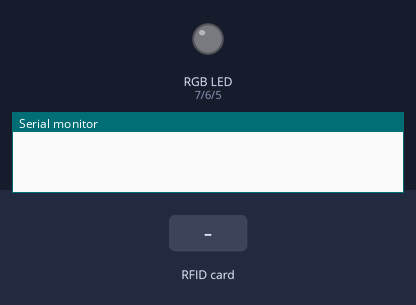
Simulated run of this sketch. Board: Arduino Uno, built with avr-gcc and run on an emulated ATmega328P. On the bench: an RGB LED mixed from three pins (HIGH = lit), the last lines printed to the serial monitor. Inputs (shaded band) come from the test bench. Dim RGB values are drawn brighter than linear; pins used as bus, display or sensor lines are not drawn.

Above: at 1.2 s.
1.3 s: RFID card C6 3C 33 2B held to the reader
At 2.0 s:
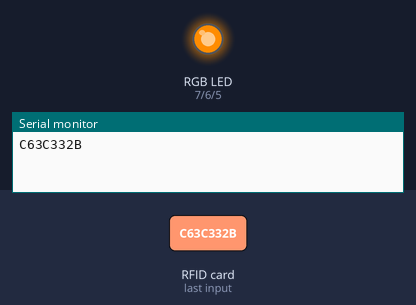
2.8 s: RFID card 59 EA 6D C2 held to the reader
At 3.4 s:
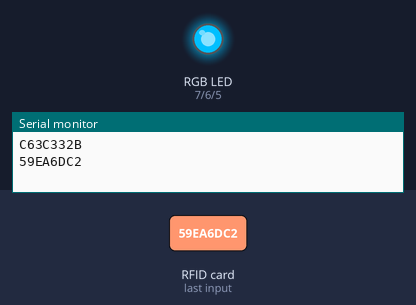
4.3 s: RFID card C6 B3 5B 6F held to the reader
At 4.8 s:
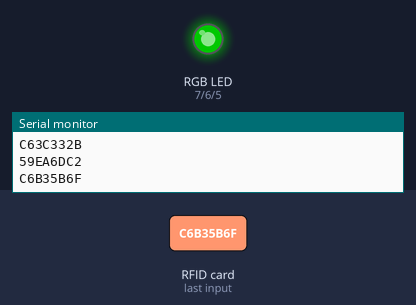
5.8 s: RFID card 5E 7A 19 C4 held to the reader
At 6.1 s:
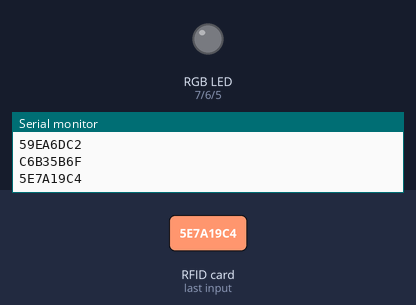
Timing chart, 0 to 8.3 s (numbered marks = the images above; inputs shaded):
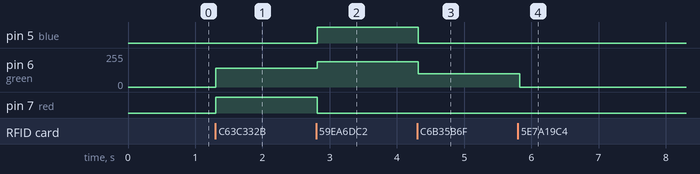

The sketch:

RBG_RFID.ino
```cpp
/*
   Projeto simples com leitor RFID e LED RBG de cátodo comum. É necessário várias tags de RFID, e de acordo com a tag aproximada
   do leitor, uma cor é setada no LED RGB. O código verifica se um cartão foi aproximado, se sim, ele verifica qual dos cartões
   foi adicionado, e ativa a cor correspondente ao cartão.

   Letícia Pegoraro Garcez 2021
*/

#include <MFRC522.h>
#include <SPI.h>

#define red 7
#define green 6
#define blue 5

MFRC522 leitor (10, 9);


void setup() {
  pinMode(red, OUTPUT);
  pinMode(green, OUTPUT);
  pinMode(blue, OUTPUT);
  SPI.begin();
  leitor.PCD_Init();
  Serial.begin(9600);

}

void loop() {
  if (leitor.PICC_IsNewCardPresent()) {
    switch (descobrirCartao()) {
      case 1:
        setColorCatodoComum(255, 140, 0);
        break;
      case 2:
        setColorCatodoComum(0, 191, 255);
        break;
      case 3:
        setColorCatodoComum(0, 250, 154);
        break;
      case 4:
        setColorCatodoComum(0, 100, 0);
        break;
      case 5:
        setColorCatodoComum(220, 20, 60);
        break;
      default:
        setColorCatodoComum(0, 0, 0);
        break;
    }
   // delay(500);
  }
}


void setColorCatodoComum(int redQ, int greenQ, int blueQ) {
  analogWrite(red, redQ);
  analogWrite(green, greenQ);
  analogWrite(blue, blueQ);
}

int descobrirCartao() {
  leitor.PICC_ReadCardSerial();
  String cartaoColocado = "";
  for (int c = 0; c < leitor.uid.size; c++) {
    cartaoColocado.concat(String(leitor.uid.uidByte[c], HEX));
  }
  cartaoColocado.toUpperCase();
  Serial.println(cartaoColocado);
  if (cartaoColocado == "C63C332B") {
    return 1;
  }
  else if (cartaoColocado == "59EA6DC2") {
    return 2;
  }
  else if (cartaoColocado == "415919A2E591F") {
    return 3;
  }
  else if (cartaoColocado == "C6B35B6F"){
    return 4;
  }
  else if(cartaoColocado == "FC7BDA22"){
    return 5;
  }
  else{
    return 0;
  }
}
```

Measured:
- after the input at 1.3 s, pin 6 (green): 0/255 → 140/255 at once; pin 7 (red): LOW → HIGH at once
- after the input at 2.8 s, pin 5 (blue): LOW → HIGH at once; pin 6 (green): 140/255 → 191/255 at once; pin 7 (red): HIGH → LOW at once
- after the input at 4.3 s, pin 5 (blue): HIGH → LOW at once; pin 6 (green): 191/255 → 100/255 at once
- after the input at 5.8 s, pin 6 (green): 100/255 → 0/255 at once
